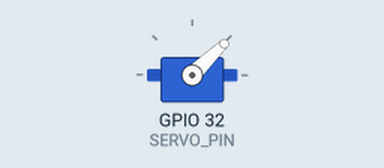
The sketch below on a simulated ESP32. Parts: servo. Servo pulses on a pin are drawn as a servo (544–2400 µs = 0–180°).

Above: at 0.05 s.
At 1.05 s:
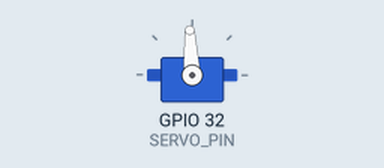
At 2.0 s:
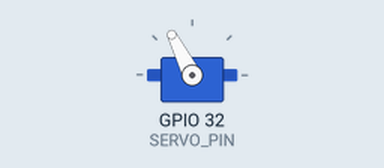
At 4.0 s:
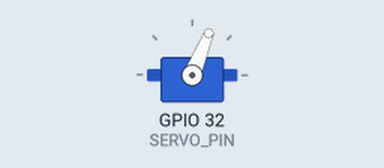
Timing chart, 0 to 5.2 s (numbered marks = the images above):
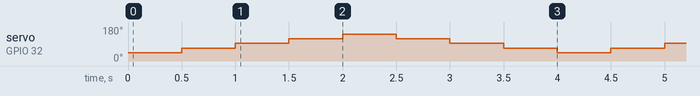

The sketch:

ServoTurn.ino
```cpp
#include <Arduino.h>

#define SERVO_PIN 32 // GPIO32 for servo signal
#define PWM_FREQ 50 // 50Hz signal for servo (20ms period)
#define PWM_RES 16 // 16-bit resolution for precise duty

void setup() {
  ledcAttach(SERVO_PIN, PWM_FREQ, PWM_RES); // attach pin with freq and resolution
}

void loop() {
  setServoPulse(1000); // 0 degrees
  delay(500);

  setServoPulse(1250); // 45 degrees
  delay(500);

  setServoPulse(1500); // 90 degrees
  delay(500);

  setServoPulse(1750); // 135 degrees
  delay(500);

  setServoPulse(2000); // 180 degrees
  delay(500);

  setServoPulse(1750); // 135 degrees (going back)
  delay(500);

  setServoPulse(1500); // 90 degrees
  delay(500);

  setServoPulse(1250); // 45 degrees
  delay(500);
}

void setServoPulse(int pulseWidth) {
  int duty = (int)((pulseWidth / 20000.0) * 65535); // convert pulse to 16-bit duty
  ledcWrite(SERVO_PIN, duty); // write duty cycle directly to pin
}
```

Measured:
- by itself, servo on GPIO 32 (SERVO_PIN): repeats every 4.0 s: 93° 0.50 s, 117° 0.50 s, 141° 0.50 s, 117° 0.50 s, 93° 0.50 s, 68° 0.50 s, 44° 0.50 s, 68° 0.50 s
